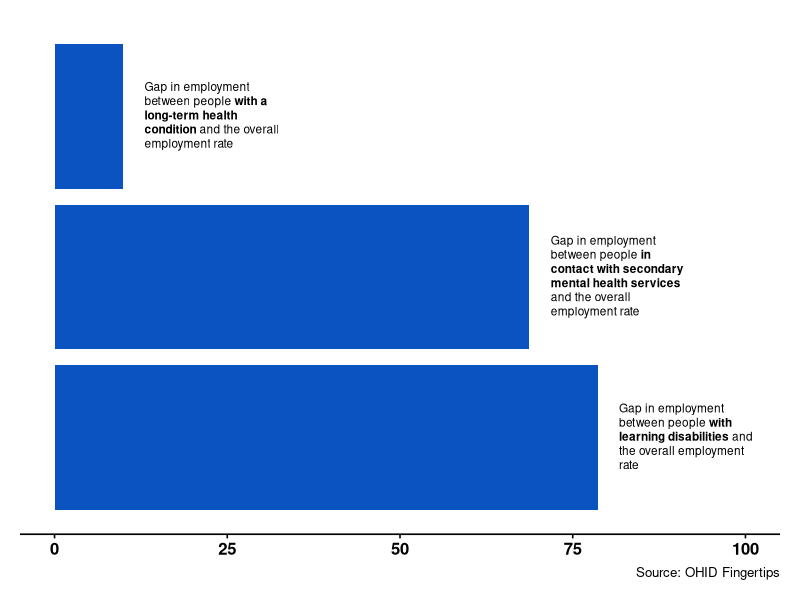
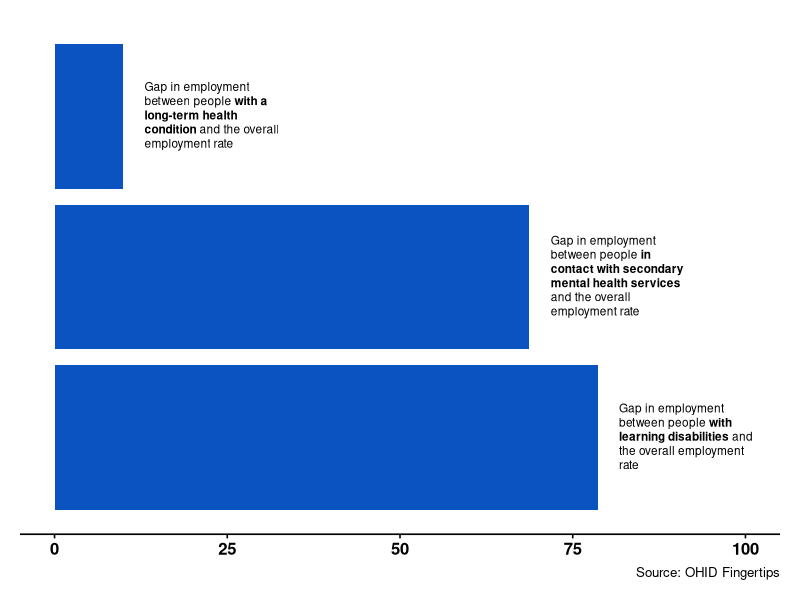

These charts were generated, in order, by the following R code:
# Employment gaps 

library(tidyverse)
library(ggthemes)
library(ggtext)

# Configure location for saving files
save_place <- '~/Documents/Projects/JSNA/latex_summary/images'
the_measures <- c('**with a long-term health condition**','**with learning disabilities**','**in contact with secondary mental health services**')
plot_tbl <- tibble(
  measures = the_measures,
  values = c(9.9,78.6,68.7),
  measure_labels = paste("Gap in employment between people",the_measures,"and the overall employment rate")
)

label_delta <- 2 # How far to nudge labels along the x axis

gaps_plot <- ggplot(data = plot_tbl,
                    mapping = aes(x=values, y=reorder(measures,-values), label = measure_labels)) +
  geom_col(fill = '#0b53c1') +
  geom_textbox(nudge_x = label_delta, hjust = 0, box.colour = NA, fill = NA, size = 3, width = grid::unit(0.2, "npc")) +
  labs(y = element_blank(),
       caption = 'Source: OHID Fingertips') +
  scale_y_discrete(breaks = c(1,2,3),
                   labels = c(NA, NA, NA)) +
  scale_x_continuous(limits=c(0,100)) +
  theme_wsj() +
  theme(title = element_text(family = "sans", size = rel(1)),
        rect = element_rect(fill = 'transparent', linetype = 0, colour = NA))

plot(gaps_plot)

ggsave(gaps_plot, filename = 'employment_gaps.png', path = save_place, bg = 'transparent', units = 'mm', width = 180, height = 120)
